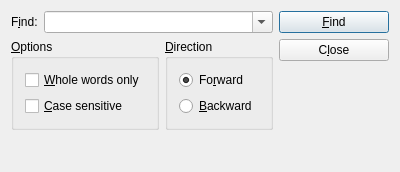
<ui version="4.0" >
 <author></author>
 <comment>*********************************************************************
 **
 ** Copyright (C) 1992-2005 Trolltech AS. All rights reserved.
 **
 ** This file is part of the Qt Assistant of the Qt Toolkit.
 **
 ** This file may be used under the terms of the GNU General Public
** License version 2.0 as published by the Free Software Foundation
** and appearing in the file LICENSE.GPL included in the packaging of
** this file.  Please review the following information to ensure GNU
** General Public Licensing requirements will be met:
** http://www.trolltech.com/products/qt/opensource.html
**
** If you are unsure which license is appropriate for your use, please
** review the following information:
** http://www.trolltech.com/products/qt/licensing.html or contact the
** sales department at sales@trolltech.com.
 **
 ** This file is provided AS IS with NO WARRANTY OF ANY KIND, INCLUDING THE
 ** WARRANTY OF DESIGN, MERCHANTABILITY AND FITNESS FOR A PARTICULAR PURPOSE.
 **
 *********************************************************************</comment>
 <exportmacro></exportmacro>
 <class>FindDialog</class>
 <widget class="QWidget" name="FindDialog" >
  <property name="geometry" >
   <rect>
    <x>0</x>
    <y>0</y>
    <width>400</width>
    <height>172</height>
   </rect>
  </property>
  <property name="windowTitle" >
   <string>Qt Assistant - Find Text</string>
  </property>
  <layout class="QGridLayout" >
   <property name="margin" >
    <number>11</number>
   </property>
   <property name="spacing" >
    <number>6</number>
   </property>
   <item row="3" column="0" >
    <spacer>
     <property name="orientation" >
      <enum>Qt::Vertical</enum>
     </property>
     <property name="sizeType" >
      <enum>QSizePolicy::Expanding</enum>
     </property>
     <property name="sizeHint" >
      <size>
       <width>20</width>
       <height>1</height>
      </size>
     </property>
    </spacer>
   </item>
   <item row="2" column="2" >
    <spacer>
     <property name="orientation" >
      <enum>Qt::Vertical</enum>
     </property>
     <property name="sizeType" >
      <enum>QSizePolicy::Expanding</enum>
     </property>
     <property name="sizeHint" >
      <size>
       <width>110</width>
       <height>31</height>
      </size>
     </property>
    </spacer>
   </item>
   <item row="0" column="2" >
    <widget class="QPushButton" name="findButton" >
     <property name="text" >
      <string>&amp;Find</string>
     </property>
     <property name="shortcut" >
      <string>Alt+F</string>
     </property>
     <property name="default" >
      <bool>true</bool>
     </property>
    </widget>
   </item>
   <item row="1" column="2" >
    <widget class="QPushButton" name="closeButton" >
     <property name="text" >
      <string>C&amp;lose</string>
     </property>
     <property name="shortcut" >
      <string>Alt+L</string>
     </property>
    </widget>
   </item>
   <item rowspan="2" row="1" column="0" >
    <widget class="QGroupBox" name="ButtonGroup1" >
     <property name="title" >
      <string>&amp;Options</string>
     </property>
     <layout class="QVBoxLayout" >
      <property name="margin" >
       <number>11</number>
      </property>
      <property name="spacing" >
       <number>6</number>
      </property>
      <item>
       <widget class="QCheckBox" name="checkWords" >
        <property name="text" >
         <string>&amp;Whole words only</string>
        </property>
       </widget>
      </item>
      <item>
       <widget class="QCheckBox" name="checkCase" >
        <property name="text" >
         <string>&amp;Case sensitive</string>
        </property>
       </widget>
      </item>
     </layout>
    </widget>
   </item>
   <item rowspan="2" row="1" column="1" >
    <widget class="QGroupBox" name="ButtonGroup2" >
     <property name="title" >
      <string>&amp;Direction</string>
     </property>
     <layout class="QVBoxLayout" >
      <property name="margin" >
       <number>11</number>
      </property>
      <property name="spacing" >
       <number>6</number>
      </property>
      <item>
       <widget class="QRadioButton" name="radioForward" >
        <property name="text" >
         <string>Fo&amp;rward</string>
        </property>
        <property name="checked" >
         <bool>true</bool>
        </property>
       </widget>
      </item>
      <item>
       <widget class="QRadioButton" name="radioBackward" >
        <property name="text" >
         <string>&amp;Backward</string>
        </property>
       </widget>
      </item>
     </layout>
    </widget>
   </item>
   <item row="0" column="0" colspan="2" >
    <layout class="QHBoxLayout" >
     <property name="margin" >
      <number>0</number>
     </property>
     <property name="spacing" >
      <number>6</number>
     </property>
     <item>
      <widget class="QLabel" name="TextLabel1" >
       <property name="text" >
        <string>F&amp;ind:</string>
       </property>
       <property name="buddy" >
        <cstring>comboFind</cstring>
       </property>
      </widget>
     </item>
     <item>
      <widget class="QComboBox" name="comboFind" >
       <property name="sizePolicy" >
        <sizepolicy>
         <hsizetype>7</hsizetype>
         <vsizetype>0</vsizetype>
         <horstretch>0</horstretch>
         <verstretch>0</verstretch>
        </sizepolicy>
       </property>
       <property name="editable" >
        <bool>true</bool>
       </property>
       <property name="duplicatesEnabled" >
        <bool>false</bool>
       </property>
      </widget>
     </item>
    </layout>
   </item>
  </layout>
 </widget>
 <pixmapfunction></pixmapfunction>
 <tabstops>
  <tabstop>comboFind</tabstop>
  <tabstop>checkWords</tabstop>
  <tabstop>checkCase</tabstop>
  <tabstop>radioForward</tabstop>
  <tabstop>radioBackward</tabstop>
  <tabstop>findButton</tabstop>
  <tabstop>closeButton</tabstop>
 </tabstops>
 <resources/>
 <connections/>
</ui>
